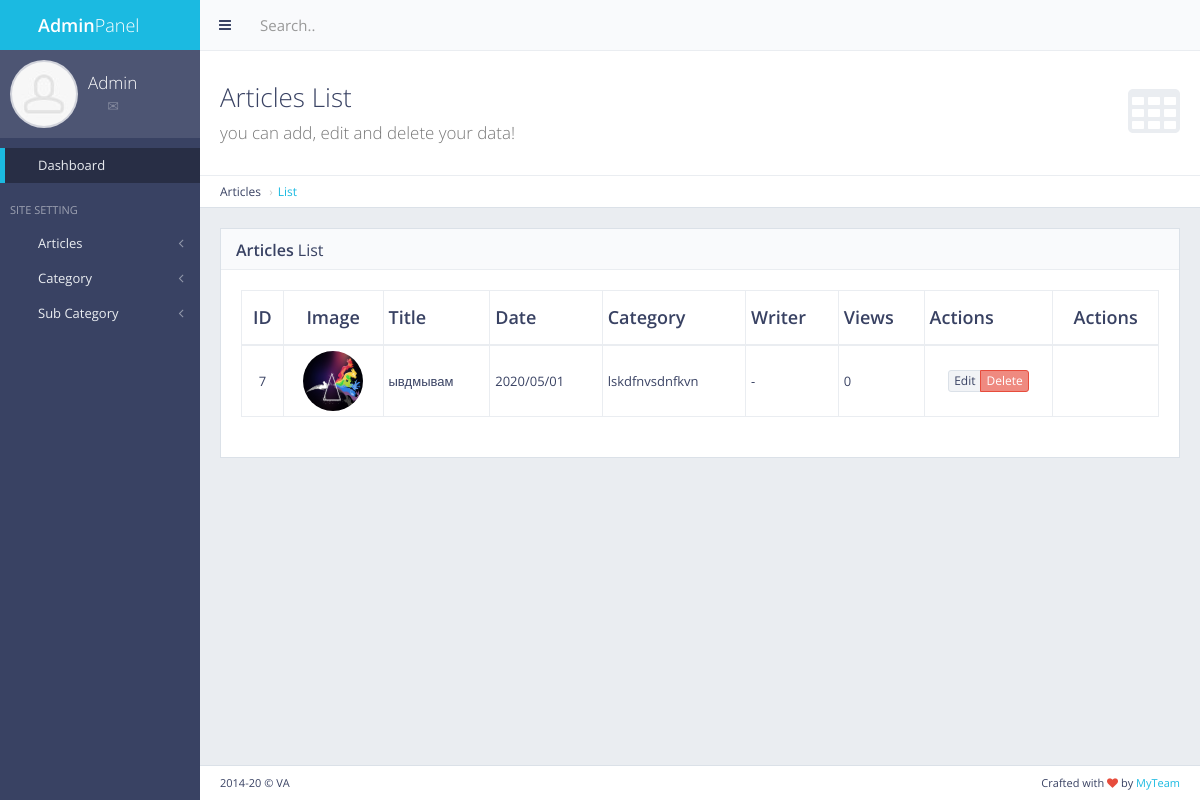
Page /news/panel/articles/list/ on the earlier database version.
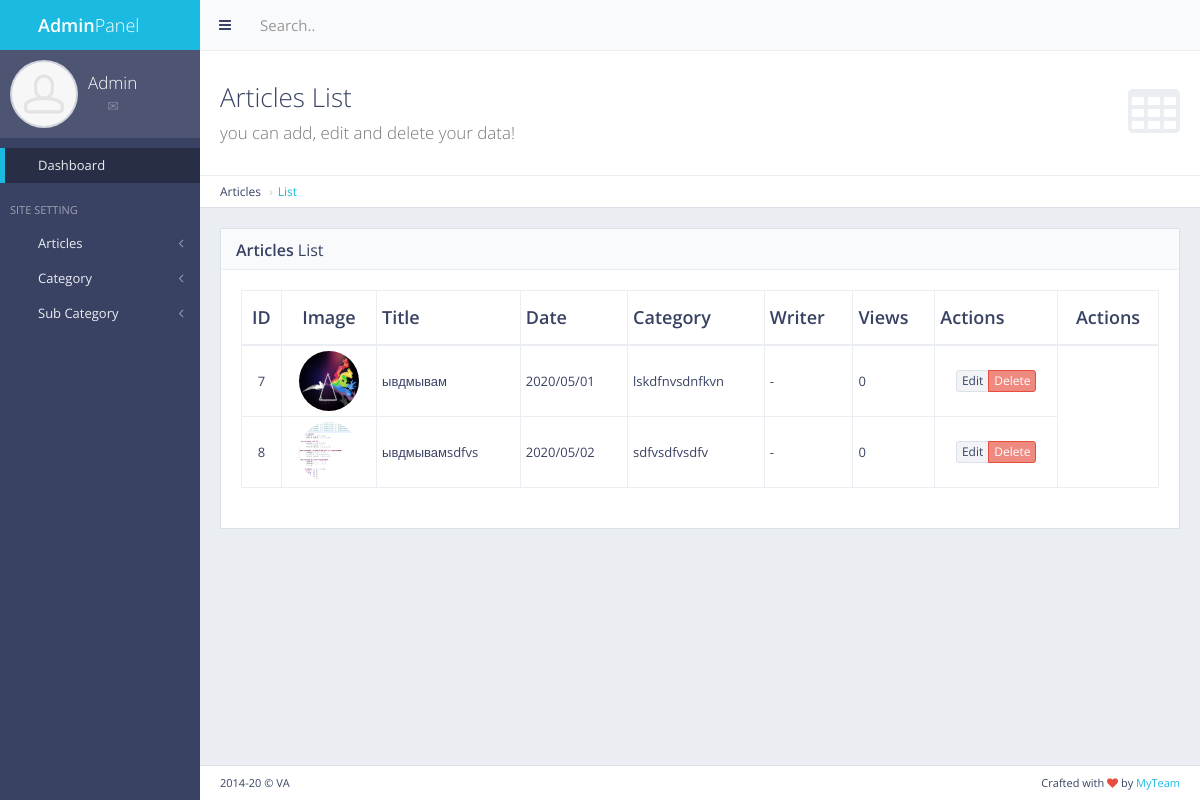
Same page on the later database version.
### newsapp/models.py (models this page shows, shortened)
class Article(models.Model):
    name = models.CharField(max_length=50)
    short_txt = models.TextField()
    body_txt = models.TextField()
    date = models.CharField(max_length=12)
    picurl = models.TextField(default='-')
    picname = models.TextField()
    writer = models.CharField(max_length=50)
    catname = models.CharField(max_length=50, default="-")
    catid = models.IntegerField(default=0)
    show = models.IntegerField(default=0)

### newsapp/views.py (the view)
# urls.py: path('panel/articles/list/', articles_list, name='articles_list'),
def articles_list(request):
    articles = Article.objects.all()
    return render(request, 'back/articles_list.html', {'articles': articles})

### main/templates/back/articles_list.html (shortened to what this page needs)
{% extends 'back/master.html' %}
{% load static %}
{% block mainblock %}
    <div class="content-header">
        <div class="header-section">
            <h1>
                <i class="fa fa-table"></i>Articles List<br><small>you can add, edit and delete your data!</small>
            </h1>
        </div>
    </div>
    <ul class="breadcrumb breadcrumb-top">
        <li>Articles</li>
        <li><a href="{% url 'articles_list' %}">List</a></li>
    </ul>
    <div class="block full">
        <div class="block-title">
            <h2><strong>Articles</strong> List</h2>
        </div>
        <div class="table-responsive">
            <table id="example-datatable" class="table table-vcenter table-condensed table-bordered">
                <thead>
                <tr>
                    <th class="text-center">ID</th>
                    <th class="text-center">Image</th>
                    <th>Title</th>
                    <th>Date</th>
                    <th>Category</th>
                    <th>Writer</th>
                    <th>Views</th>
                    <th>Actions</th>
                    <th class="text-center">Actions</th>
                </tr>
                </thead>
                <tbody>
                {% for cc in articles %}
                <tr>
                    <td class="text-center">{{ cc.pk }}</td>
                    <td class="text-center"><img style="display: inline-block; width: 60px; height: 60px" src="{{ cc.picurl }}"
                                                 alt="avatar" class="img-circle"></td>
                    <td>{{ cc.name }}</td>
                    <td>{{ cc.date }}</td>
                    <td>{{ cc.short_txt }}</td>
                    <td>{{ cc.writer }}</td>
                    <td>{{ cc.show }}</td>
                    <td class="text-center">
                        <div class="btn-group">
                            <a href="javascript:void(0)" data-toggle="tooltip" title="Edit"
                               class="btn btn-xs btn-default">Edit</a>
                            <a href="javascript:void(0)" data-toggle="tooltip" title="Delete"
                               class="btn btn-xs btn-danger">Delete</a>
                        </div>
                    </td>
                </tr>
                {% endfor %}
                </tbody>
            </table>
        </div>
    </div>
{% endblock %}

Differences in the rows shown:
added Article: pk "8", picurl (picture), name "ывдмывамsdfvs", date "2020/05/02", short_txt "sdfvsdfvsdfv", writer "-", show "0"
